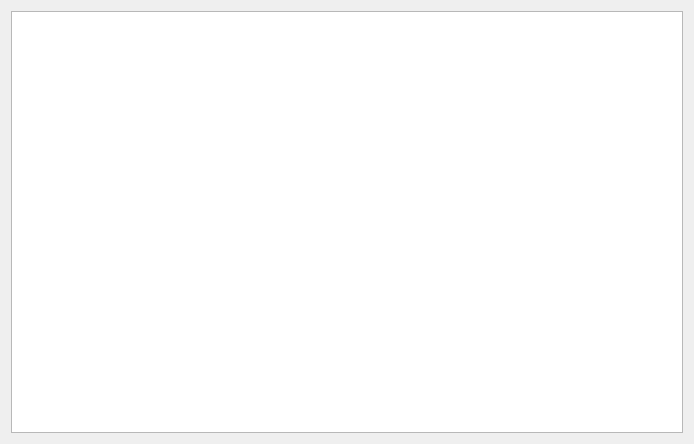
<?xml version="1.0" encoding="UTF-8"?>
<ui version="4.0">
 <class>Form</class>
 <widget class="QWidget" name="Form">
  <property name="geometry">
   <rect>
    <x>0</x>
    <y>0</y>
    <width>694</width>
    <height>444</height>
   </rect>
  </property>
  <property name="windowTitle">
   <string>Form</string>
  </property>
  <property name="styleSheet">
   <string notr="true">QWidget{
	font-family: Liberation Mono; 
	font-size: 12pt
}</string>
  </property>
  <layout class="QVBoxLayout" name="verticalLayout">
   <item>
    <widget class="QTextEdit" name="textEdit"/>
   </item>
  </layout>
 </widget>
 <resources/>
 <connections/>
</ui>
